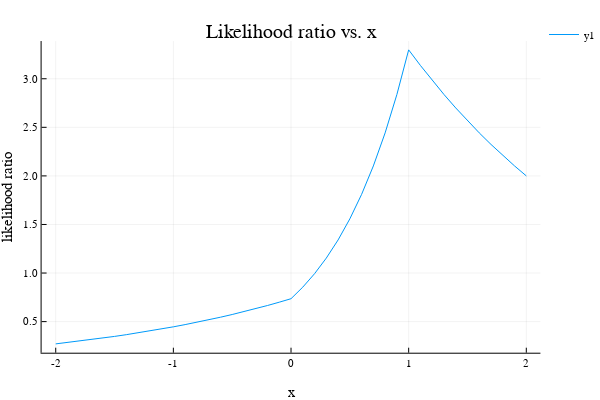

Here is the notebook cell this chart was saved with:
### Code cell
plot(set, ratios, title="Likelihood ratio vs. x", xlabel="x", ylabel="likelihood ratio")

### Figure 1 — Plotly figure (JSON) as saved in the notebook; plotly's stock layout.template omitted (floating-point values rounded to 4 significant figures)
{"data": [{"colorbar": {"title": {"text": ""}}, "hoverinfo": "text", "legendgroup": "y1", "line": {"color": "rgba(0, 154, 250, 1.000)", "dash": "solid", "shape": "linear", "width": 1}, "mode": "lines", "name": "y1", "showlegend": true, "text": [null, null, null, null, null, null, null, null, null, null, null, null, null, null, null, null, null, null, null, null, null, null, null, null, null, null, null, null, null, null, null, null, null, null, null, null, null, null, null, null, null], "type": "scatter", "x": [-2, -1.9, -1.8, -1.7, -1.6, -1.5, -1.4, -1.3, -1.2, -1.1, -1, -0.9, -0.8, -0.7, -0.6, -0.5, -0.4, -0.3, -0.2, -0.1, 0, 0.1, 0.2, 0.3, 0.4, 0.5, 0.6, 0.7, 0.8, 0.9, 1, 1.1, 1.2, 1.3, 1.4, 1.5, 1.6, 1.7, 1.8, 1.9, 2], "xaxis": "x", "y": [0.2707, 0.2845, 0.2991, 0.3145, 0.3306, 0.3475, 0.3654, 0.3841, 0.4038, 0.4245, 0.4463, 0.4691, 0.4932, 0.5185, 0.5451, 0.573, 0.6024, 0.6333, 0.6657, 0.6999, 0.7358, 0.8548, 0.9932, 1.154, 1.341, 1.558, 1.81, 2.103, 2.443, 2.838, 3.297, 3.137, 2.984, 2.838, 2.7, 2.568, 2.443, 2.324, 2.21, 2.103, 2], "yaxis": "y", "zmax": 0.1, "zmin": -0.1}], "layout": {"annotations": [{"font": {"color": "rgba(0, 0, 0, 1)", "family": "sans-serif", "size": 20}, "rotation": 0, "showarrow": false, "text": "Likelihood ratio vs. x", "x": 0.535, "xanchor": "center", "xref": "paper", "y": 1, "yanchor": "top", "yref": "paper"}], "height": 400, "legend": {"bgcolor": "rgba(255, 255, 255, 1.000)", "bordercolor": "rgba(0, 0, 0, 1)", "font": {"color": "rgba(0, 0, 0, 1)", "family": "sans-serif", "size": 11}, "tracegroupgap": 0, "x": 1, "y": 1}, "margin": {"b": 20, "l": 0, "r": 0, "t": 20}, "paper_bgcolor": "rgba(255, 255, 255, 1.000)", "plot_bgcolor": "rgba(255, 255, 255, 1.000)", "showlegend": true, "width": 600, "xaxis": {"anchor": "y", "domain": [0.07647, 0.9934], "gridcolor": "rgba(0, 0, 0, 0.1)", "gridwidth": 0.5, "linecolor": "rgba(0, 0, 0, 1)", "mirror": false, "range": [-2.12, 2.12], "showgrid": true, "showline": true, "showticklabels": true, "tickangle": 0, "tickcolor": "rgb(0, 0, 0)", "tickfont": {"color": "rgba(0, 0, 0, 1)", "family": "sans-serif", "size": 11}, "tickmode": "array", "ticks": "inside", "ticktext": ["-2", "-1", "0", "1", "2"], "tickvals": [-2, -1, 0, 1, 2], "title": {"font": {"color": "rgba(0, 0, 0, 1)", "family": "sans-serif", "size": 15}, "text": "x"}, "type": "linear", "visible": true, "zeroline": false, "zerolinecolor": "rgba(0, 0, 0, 1)"}, "yaxis": {"anchor": "x", "domain": [0.07581, 0.9415], "gridcolor": "rgba(0, 0, 0, 0.1)", "gridwidth": 0.5, "linecolor": "rgba(0, 0, 0, 1)", "mirror": false, "range": [0.1799, 3.388], "showgrid": true, "showline": true, "showticklabels": true, "tickangle": 0, "tickcolor": "rgb(0, 0, 0)", "tickfont": {"color": "rgba(0, 0, 0, 1)", "family": "sans-serif", "size": 11}, "tickmode": "array", "ticks": "inside", "ticktext": ["0.5", "1.0", "1.5", "2.0", "2.5", "3.0"], "tickvals": [0.5, 1, 1.5, 2, 2.5, 3], "title": {"font": {"color": "rgba(0, 0, 0, 1)", "family": "sans-serif", "size": 15}, "text": "likelihood ratio"}, "type": "linear", "visible": true, "zeroline": false, "zerolinecolor": "rgba(0, 0, 0, 1)"}}}
